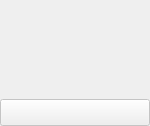
<?xml version="1.0" encoding="UTF-8"?>
<ui version="4.0">
 <class>VideoChannelBlock</class>
 <widget class="QWidget" name="VideoChannelBlock">
  <property name="geometry">
   <rect>
    <x>0</x>
    <y>0</y>
    <width>150</width>
    <height>126</height>
   </rect>
  </property>
  <property name="sizePolicy">
   <sizepolicy hsizetype="Fixed" vsizetype="Fixed">
    <horstretch>0</horstretch>
    <verstretch>0</verstretch>
   </sizepolicy>
  </property>
  <property name="minimumSize">
   <size>
    <width>150</width>
    <height>126</height>
   </size>
  </property>
  <property name="maximumSize">
   <size>
    <width>180</width>
    <height>126</height>
   </size>
  </property>
  <property name="windowTitle">
   <string>VideoChannelBlock</string>
  </property>
  <layout class="QVBoxLayout" name="verticalLayout">
   <property name="spacing">
    <number>0</number>
   </property>
   <property name="leftMargin">
    <number>0</number>
   </property>
   <property name="topMargin">
    <number>0</number>
   </property>
   <property name="rightMargin">
    <number>0</number>
   </property>
   <property name="bottomMargin">
    <number>0</number>
   </property>
   <item>
    <widget class="MyBlockWidget" name="cover_widget" native="true">
     <property name="sizePolicy">
      <sizepolicy hsizetype="Fixed" vsizetype="Fixed">
       <horstretch>0</horstretch>
       <verstretch>0</verstretch>
      </sizepolicy>
     </property>
     <property name="minimumSize">
      <size>
       <width>150</width>
       <height>100</height>
      </size>
     </property>
     <property name="maximumSize">
      <size>
       <width>150</width>
       <height>100</height>
      </size>
     </property>
    </widget>
   </item>
   <item>
    <widget class="QToolButton" name="desc_toolButton">
     <property name="enabled">
      <bool>false</bool>
     </property>
     <property name="sizePolicy">
      <sizepolicy hsizetype="Expanding" vsizetype="Fixed">
       <horstretch>0</horstretch>
       <verstretch>0</verstretch>
      </sizepolicy>
     </property>
     <property name="text">
      <string/>
     </property>
     <property name="iconSize">
      <size>
       <width>20</width>
       <height>20</height>
      </size>
     </property>
    </widget>
   </item>
  </layout>
 </widget>
 <customwidgets>
  <customwidget>
   <class>MyBlockWidget</class>
   <extends>QWidget</extends>
   <header>MyBlockWidget.h</header>
   <container>1</container>
  </customwidget>
 </customwidgets>
 <resources/>
 <connections/>
</ui>
